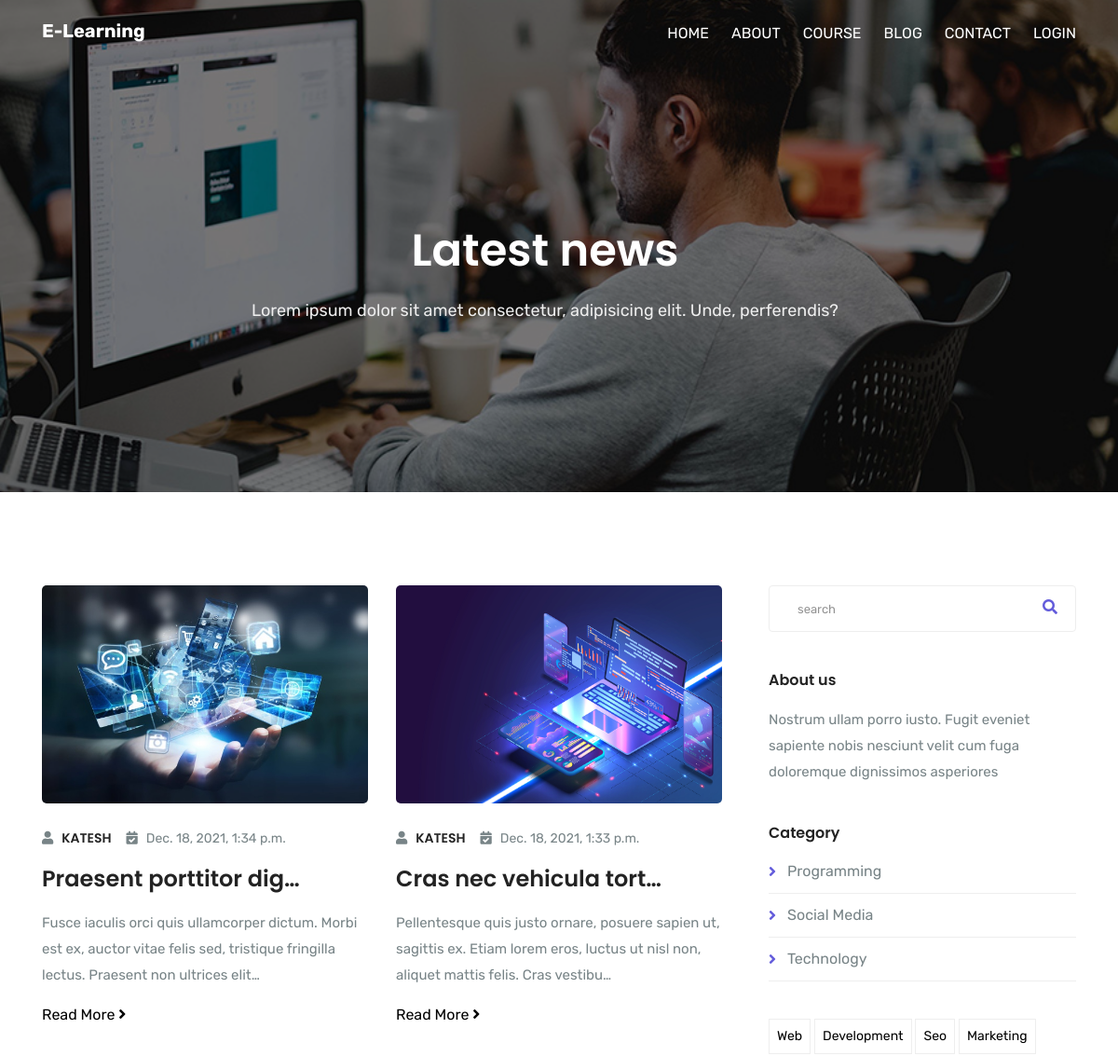
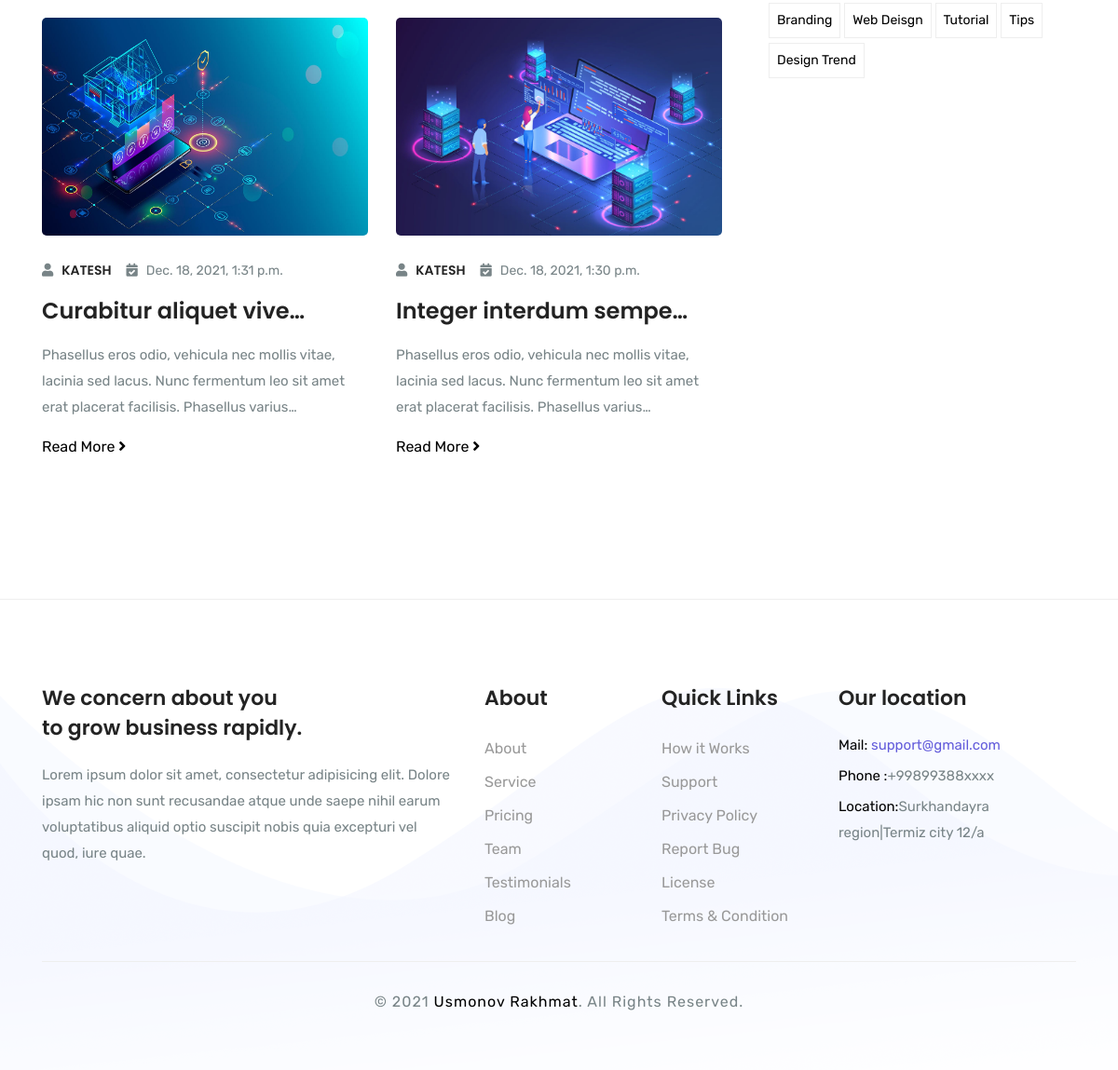
Screenshot of /blog/ with the database file from the repository (2 pictures, top to bottom).
### blog/models.py (models this page shows, shortened)
class Post(models.Model):
	title = models.CharField(max_length=170)
	image =  models.ImageField(upload_to='images/')
	body = RichTextField()
	categories = models.ManyToManyField(CategoryPost)
	author = models.ForeignKey(Account, on_delete=models.CASCADE)
	slug = models.SlugField(unique=True, blank=True)
	created_date = models.DateTimeField(auto_now_add=True)
	updated_date = models.DateTimeField(auto_now=True)
	def get_absolute_url(self):
		return reverse('blog:post-detail', kwargs={
			'slug': self.slug
			})
	class Meta:
		ordering = ['-created_date']

class CategoryPost(models.Model):
	name = models.CharField(max_length=200)

### accounts/models.py (models this page shows)
class Account(models.Model):
	user = models.OneToOneField(User, on_delete=models.CASCADE)
	avatar = models.ImageField(upload_to='avatar/', default='avatar_1.png')
	featured = models.BooleanField(default=False)
	joined_date = models.DateTimeField(auto_now_add=True)
	def __str__(self):
		return str(f"{self.user.username}")

### blog/views.py (the view)
# urls.py: path('blog/', views.blog,  name='blog-view'),
def blog(request):#3
	category = CategoryPost.objects.all()
	featured = Account.objects.filter(featured=True)
	posts = Post.objects.order_by('-created_date')
	post_list = Post.objects.all()
	paginator = Paginator(Post.objects.all(), 4)
	page_request_var = 'page'
	page = request.GET.get(page_request_var)
	try:
		paginated_queryset = paginator.page(page)
	except PageNotAnInteger:
		paginated_queryset = paginator.page(1)
	except EmptyPage:
		paginated_queryset = paginator.page(paginator.num_pages)
	context = {
	'queryset': paginated_queryset,
	'page_request_var': page_request_var,
	'posts':posts,
	'category':category,
	'featured':featured,
	}
	return render(request, 'blog.html', context)

### templates/blog.html (shortened to what this page needs)
{% extends 'base.html' %}
{% load static %}
{% block content %}
<div class="page-banner-area page-contact" id="page-banner">
    <div class="overlay dark-overlay"></div>
    <div class="container">
        <div class="row justify-content-center">
            <div class="col-lg-8 m-auto text-center col-sm-12 col-md-12">
                <div class="banner-content content-padding">
                    <h1 class="text-white">Latest news</h1>
                    <p>Lorem ipsum dolor sit amet consectetur, adipisicing elit. Unde, perferendis?</p>
                </div>
            </div>
        </div>
    </div>
</div>
<section class="section blog-wrap ">
    <div class="container">
        <div class="row">
            <div class="col-lg-8">
                <div class="row">
                            {% for post in queryset  %}
                        <div class="col-lg-6">
                            <div class="blog-post">
                                 <img style="height: 234px; width: 100%;" src="{{ post.image.url }}" alt="" class="img-fluid">
                                <div class="mt-4 mb-3 d-flex">
                                    <div class="post-author mr-3">
                                        <i class="fa fa-user"></i>
                                       <span class="h6 text-uppercase">{{ post.author }}</span>
                                    </div>
                                    <div class="post-info">
                                        <i class="fa fa-calendar-check"></i>
                                        <span>{{ post.created_date }}</span>
                                    </div>
                                </div>
                                <a href="{{ post.get_absolute_url }}" class="h4 ">{{ post.title | linebreaks | truncatechars:26 }}</a>
                                <p class="mt-3">{{ post.body | striptags|safe  |linebreaks| truncatechars:140  }}</p>
                                <a href="{{ post.get_absolute_url }}" class="read-more">Read More <i class="fa fa-angle-right"></i></a>
                            </div>
                        </div>
                    {% endfor %}
                    </div>
            </div>
            {% include 'sidebar.html' %}
            </div>
        </div>
</section>
{% endblock content %}

### templates/base.html (shortened to what this page needs)
<!DOCTYPE html>
<html>
{% include "head.html" %}
<body data-spy="scroll" data-target=".fixed-top">
	{% include "header.html" %}
	{% block content %}
	{% endblock content %}
	{% include 'footer.html' %}
</body>
</html>

### templates/head.html (shortened to what this page needs)
{% load static %}
<head>
    <link rel="stylesheet" href="{% static 'plugins/bootstrap/css/bootstrap.css' %}">
    <link rel="stylesheet" href="{% static 'plugins/fontawesome/css/all.css' %}">
    <link rel="stylesheet" href="{% static 'plugins/animate-css/animate.css' %}">
    <link rel="stylesheet" href="{% static 'plugins/icofont/icofont.css' %}">
    <link rel="stylesheet" href="{% static 'css/style.css' %}">
</head>

### templates/header.html (shortened to what this page needs)
{% load static %}
<nav class="navbar navbar-expand-lg fixed-top trans-navigation">
        <div class="container">
            <a class="navbar-brand" href="/">
               E-Learning
            </a>
            <div class="collapse navbar-collapse justify-content-end" id="mainNav">
                <ul class="navbar-nav ">
                   <li class="nav-item dropdown">
                        <a class="nav-link dropdown-toggle" href="{% url 'blog:index-view' %}" id="navbarWelcome"   >
                            Home
                        </a>
                    </li>
                    <li class="nav-item">
                        <a class="nav-link smoth-scroll" href="{% url 'blog:about-view' %}">About</a>
                    </li>
                    <li class="nav-item">
                        <a class="nav-link smoth-scroll" href="{% url 'blog:course-view' %}">Course</a>
                    </li>
                    <li class="nav-item">
                        <a class="nav-link smoth-scroll" href="{% url 'blog:blog-view' %}">Blog</a>
                    </li>
                    <li class="nav-item">
                        <a class="nav-link smoth-scroll " href="{% url 'blog:contact-view' %}">Contact</a>
                    </li>
                    {% if user.is_authenticated %}
                     <li class="nav-item">
                        <a class="nav-link smoth-scroll " href="{% url 'account_logout' %}">signout</a>
                    </li>
                    {% else %}
                     <li class="nav-item">
                        <a class="nav-link smoth-scroll " href="{% url 'account_login' %}">Login</a>
                    </li>
                    {% endif %}
                </ul>
            </div>
        </div>
    </nav>

### templates/sidebar.html (shortened to what this page needs)
            <div  class="col-lg-4">
                 <div class="row">
                        <div class="col-lg-12">
                            <div class="sidebar-widget search">
                                <div class="form-group">
                                    <form action="{% url 'blog:post-search' %}">
                                    <input type="text" name="q" id="post-search" placeholder="search" class="form-control">
                                    <i class="fa fa-search"></i>
                                    </form>
                                </div>
                            </div>
                        </div>
                        <div class="col-lg-12">
                            <div class="sidebar-widget about-bar">
                                <h5 class="mb-3">About us</h5>
                                <p>Nostrum ullam porro iusto. Fugit eveniet sapiente nobis nesciunt velit cum fuga doloremque dignissimos asperiores</p>
                            </div>
                        </div>
                        <div class="col-lg-12">
                            <div class="sidebar-widget category">
                                    <h5 class="mb-3">Category</h5>
                                 <ul class="list-styled">
                                      {% for cat in category %}
                                        <li>
                                        {{ cat.name }}
                                        </li>
                                    {% endfor %}
                                </ul>
                            </div>
                        </div>
                        <div class="col-lg-12">
                            <div class="sidebar-widget tag">
                                <a href="#">web</a>
                                <a href="#">development</a>
                                <a href="#">seo</a>
                                <a href="#">marketing</a>
                                <a href="#">branding</a>
                                <a href="#">web deisgn</a>
                                <a href="#">Tutorial</a>
                                <a href="#">Tips</a>
                                <a href="#">Design trend</a>
                            </div>
                        </div>
                        <div class="col-lg-12">
                        </div>
                    </div>
                </div>

### templates/footer.html
<section id="footer" class="section-padding">
    <div class="container">
        <div class="row">
            <div class="col-lg-5 col-sm-8 col-md-8">
                <div class="footer-widget footer-link">
                    <h4>We concern about you<br> to grow business rapidly.</h4>
                    <p>Lorem ipsum dolor sit amet, consectetur adipisicing elit. Dolore ipsam hic non sunt recusandae atque unde saepe nihil earum voluptatibus aliquid optio suscipit nobis quia excepturi vel quod, iure quae.</p>
                </div>
            </div>
            <div class="col-lg-2 col-sm-4 col-md-4">
                <div class="footer-widget footer-link">
                    <h4>About</h4>
                    <ul>
                        <li><a href="{% url 'blog:about-view' %}">About</a></li>
                        <li><a href="#">Service</a></li>
                        <li><a href="#">Pricing</a></li>
                        <li><a href="#">Team</a></li>
                        <li><a href="#">Testimonials</a></li>
                        <li><a href="{% url 'blog:blog-view' %}">Blog</a></li>
                    </ul>
                </div>
            </div>
            <div class="col-lg-2 col-sm-6 col-md-6">
                <div class="footer-widget footer-link">
                    <h4>Quick Links</h4>
                    <ul>
                        <li><a href="#">How it Works</a></li>
                        <li><a href="#">Support</a></li>
                        <li><a href="#">Privacy Policy</a></li>
                        <li><a href="#">Report Bug</a></li>
                        <li><a href="#">License</a></li>
                        <li><a href="#">Terms & Condition</a></li>
                    </ul>
                </div>
            </div>
            <div class="col-lg-3 col-sm-6 col-md-6">
                <div class="footer-widget footer-text">
                    <h4>Our location</h4>
                    <p class="mail"><span>Mail:</span> support@gmail.com</p>
                    <p><span>Phone :</span>+99899388xxxx</p>
                    <p><span>Location:</span>Surkhandayra region|Termiz city 12/a</p>
                </div>
            </div>
        </div>
        <div class="row">
            <div class="col-lg-12 text-center">
                <div class="footer-copy">
                    © 2021 <a href = "mailto: usmonovrakhmat600@gmail.com">Usmonov Rakhmat</a>. All Rights Reserved.
                </div>
            </div>
        </div>
    </div>
</section>

### templates/scripts.html (shortened to what this page needs)
{% load static %}

### static/css/style.css (style rules this page uses)
body { font-size: 16px; font-weight: 400; line-height: 26px; font-family: "Rubik", sans-serif; color: #788487; position: relative; }
p { line-height: 28px; font-size: 15px; }
html { overflow-x: hidden !important; width: 100%; height: 100%; position: relative; -webkit-font-smoothing: antialiased; text-rendering: optimizeLegibility; }
body { border: 0; margin: 0; padding: 0; }
h1, .h1, h2, .h2, h3, .h3, h4, .h4, h5, .h5, h6, .h6 { font-family: "Poppins", sans-serif; font-weight: 600; margin-bottom: 0px; color: #232323; }
a { text-decoration: none; transition: all 0.2s; color: #000; }
img { max-width: 100%; }
ul, li { margin: 0; padding: 0; list-style: none; }
h1 { font-size: 48px; }
h4 { font-size: 22px; line-height: 32px; }
h5 { font-size: 16px; line-height: 24px; }
.section-padding { padding: 90px 0px; }
.section { padding: 100px 0px; }
.overlay { position: absolute; top: 0px; left: 0px; width: 100%; height: 100%; background: rgba(0, 0, 0, 0.5); }
.site-navigation, .trans-navigation { padding: 20px 0px; }
.site-navigation .navbar-nav a, .trans-navigation .navbar-nav a { text-transform: uppercase; }
.navbar-expand-lg.trans-navigation .navbar-nav .nav-link, .navbar-expand-lg.site-navigation .navbar-nav .nav-link { padding: 0px 24px; }
.navbar-expand-lg.trans-navigation .navbar-nav .nav-link:last-child, .navbar-expand-lg.site-navigation .navbar-nav .nav-link:last-child { padding-right: 0px; }
.site-navigation, .trans-navigation { transition: all .5s ease 0s; }
.navbar-brand { padding-top: 0px; margin-right: 60px; font-weight: 700; text-transform: capitalize; color: #fff; }
.navbar-expand-lg.trans-navigation .navbar-nav .nav-link { color: #fff; }
.trans-navigation { background: transparent; }
.navbar-expand-lg.trans-navigation .navbar-nav .nav-link.dropdown-toggle { padding-right: 0px; }
.dropdown-toggle::after { display: none; }
.content-padding { padding: 180px 0px 80px; }
.banner-content { padding-right: 30px; }
.banner-content p { margin: 20px 0px; color: #eee; font-size: 18px; line-height: 30px; }
#page-banner { position: relative; padding: 60px 0px 80px; }
.page-banner-area { background: url("../images/banner/1.jpg") no-repeat 50% 50%; background-size: cover; }
input[type=text], input[type=email] { height: 50px; }
.form-control { border: 1px solid #eee; padding-left: 20px; }
.blog-post { margin-bottom: 50px; }
.blog-post img { border-radius: 5px; }
.blog-post .post-author i, .blog-post .post-info i { margin-right: 5px; font-size: 14px; }
.blog-post .post-author span, .blog-post .post-info span { font-size: 14px; }
.sidebar-widget { margin-bottom: 40px; padding-left: 20px; }
.category ul li { margin-bottom: 10px; text-transform: capitalize; position: relative; padding-left: 20px; border-bottom: 1px solid #eee; padding-bottom: 10px; }
.category ul li:before { position: absolute; content: "\f105"; left: 0px; top: 0px; font-family: "Font Awesome 5 Free"; color: #635CDB; font-weight: 900; }
.tag a { text-transform: capitalize; padding: 5px 8px; border: 1px solid #eee; margin-bottom: 5px; font-size: 14px; display: inline-block; }
.search i { position: absolute; right: 0px; top: 0px; margin-right: 35px; margin-top: 15px; color: #635CDB; }
#footer { padding-bottom: 60px; position: relative; background: url("../images/bg/2.png"); border-top: 1px solid #eee; }
.footer-widget ul li { padding: 5px 0px; }
.footer-widget p { margin-bottom: 5px; }
.footer-widget h4 { margin-bottom: 20px; }
.footer-copy { letter-spacing: 1px; padding-top: 30px; margin-top: 30px; border-top: 1px solid #eee; }
.footer-text p span { color: #000; }
.footer-text p.mail { color: #635CDB; }
.footer-widget a { color: #999; }

### rows the page displays
Post: image (picture), author "KATESH", created_date "Dec. 18, 2021, 1:34 p.m.", title "Praesent porttitor dig…", body "Fusce iaculis orci quis ullamcorper dictum. Morbi est ex, auctor vitae felis sed, tristique fringilla lectus. Praesent non ultrices elit…"
Post: image (picture), author "KATESH", created_date "Dec. 18, 2021, 1:33 p.m.", title "Cras nec vehicula tort…", body "Pellentesque quis justo ornare, posuere sapien ut, sagittis ex. Etiam lorem eros, luctus ut nisl non, aliquet mattis felis. Cras vestibu…"
Post: image (picture), author "KATESH", created_date "Dec. 18, 2021, 1:31 p.m.", title "Curabitur aliquet vive…", body "Phasellus eros odio, vehicula nec mollis vitae, lacinia sed lacus. Nunc fermentum leo sit amet erat placerat facilisis. Phasellus varius…"
Post: image (picture), author "KATESH", created_date "Dec. 18, 2021, 1:30 p.m.", title "Integer interdum sempe…", body "Phasellus eros odio, vehicula nec mollis vitae, lacinia sed lacus. Nunc fermentum leo sit amet erat placerat facilisis. Phasellus varius…"
CategoryPost: name "Programming"
CategoryPost: name "Social Media"
CategoryPost: name "Technology"
